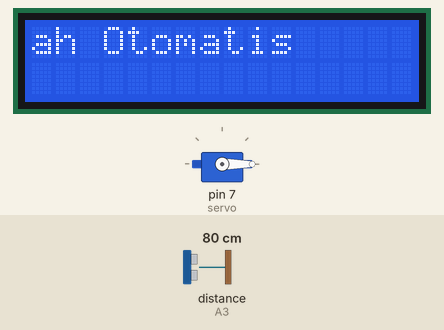
Bench run of a sketch on a simulated Arduino Uno, built with avr-gcc and run on an emulated ATmega328P. Parts: servo, 16×2 character LCD. Wiring (inferred from the names in the program): ultrasonic range finder: trigger pin 8; echo A3. The inputs (shaded band) are chosen by the test bench; at power-on: distance to the obstacle (sensor on A3) 80 cm. The echo pulse lasts 58.3 µs per cm.

Above: at 1.2 s.
1.3 s: distance to the obstacle (sensor on A3) set to 23 cm
At 3.32 s:
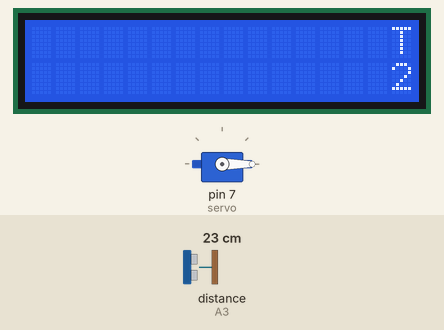
4.3 s: distance to the obstacle (sensor on A3) set to 17 cm
At 5.4 s:
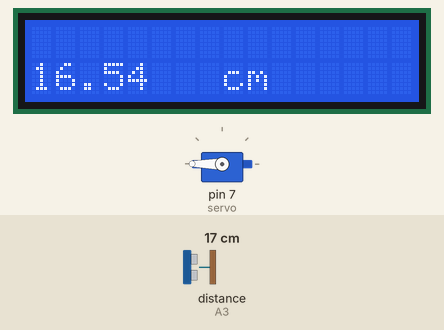
6.1 s: distance to the obstacle (sensor on A3) set to 120 cm
At 8.37 s:
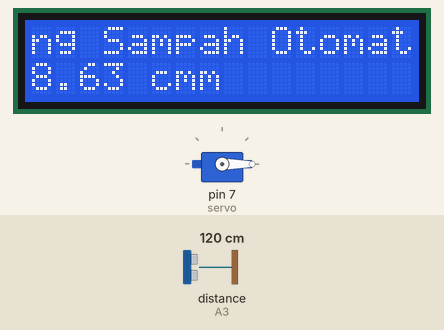
9.1 s: distance to the obstacle (sensor on A3) set to 2 cm
At 10.3 s:
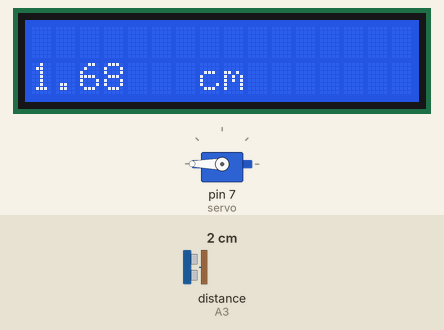
10.8 s: distance to the obstacle (sensor on A3) set to 250 cm
At 13.1 s:
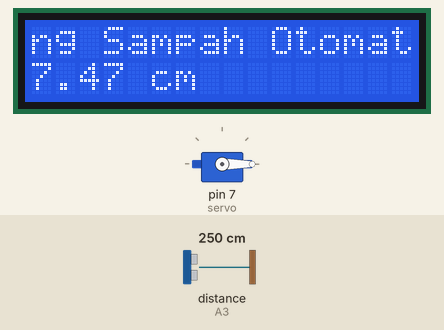
13.8 s: distance to the obstacle (sensor on A3) set to 4 cm
At 14.7 s:
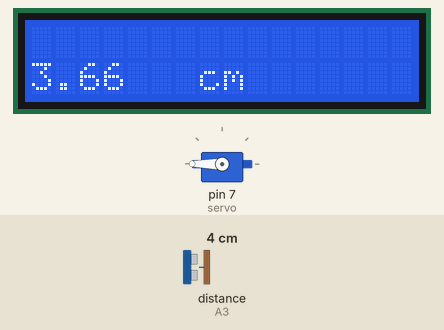
Timing chart, 0 to 16.6 s (numbered marks = the images above; inputs shaded):
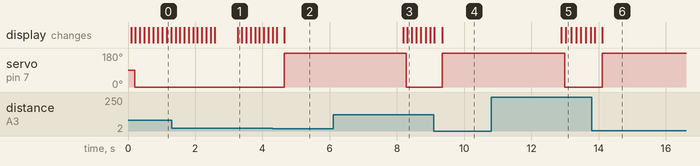

The sketch:

tempatsampah_draft.ino
```cpp
#include <Servo.h>
#include <LiquidCrystal_I2C.h>
Servo servo;

const int Trig = 8; // Define pin for Trigger of Ultrasonic Sensor
const int Echo = A3; // Define pin for Echo of Ultrasonic Sensor
float jarak, waktu; // Declare variables for distance and time
LiquidCrystal_I2C lcd(0x27, 16, 2);
#define Suara 0.034 // Define speed of sound in cm/us

void setup() {
  // put your setup code here, to run once:
  pinMode(Trig, OUTPUT); // Set Trigger pin as output
  pinMode(Echo, INPUT); // Set Echo pin as input
  servo.attach(7);
  lcd.init();
  lcd.backlight();
}

void loop() {
  // put your main code here, to run repeatedly:
  digitalWrite(Trig, HIGH); // Send a 10us high pulse on Trig pin
  delayMicroseconds(10);
  digitalWrite(Trig, LOW);
  waktu = pulseIn(Echo, HIGH); // Read the time for which the Echo pin stays high
  jarak = waktu * Suara/2; // Calculate the distance
  lcd.setCursor(0, 1);
  lcd.print(jarak);
  lcd.print(" cm");

  lcd.setCursor(0, 0);
  lcd.scrollDisplayLeft();
  lcd.print("Tong Sampah Otomatis");
  delay(100);
  if(jarak<20)
  {
  servo.write(0);
  delay(100);
  servo.write(180);
  {
  lcd.clear();
  lcd.setCursor(0, 1);
  lcd.println(jarak);
  lcd.println(" cm");
  delay(500);
  }
  delay(3000);
  }
  else
  {
  servo.write(0);
  }
}
```

Measured:
- the behaviour switches between 21 and 20 cm on distance to the obstacle (sensor on A3) (found by bisection; images 1 and 2)
- after the input at 4.3 s, servo on pin 7 (servo): 0° → 180° after 0.35 s
- after the input at 6.1 s, servo on pin 7 (servo): goes on until 8.3 s, then stays 0°; the display: first changes after 2.1 s (image 3 shows a later state)
- after the input at 9.1 s, servo on pin 7 (servo): 0° → 180° after 0.25 s
- after the input at 10.8 s, servo on pin 7 (servo): goes on until 13.0 s, then stays 0°; the display: first changes after 2.1 s (image 5 shows a later state)
- after the input at 13.8 s, servo on pin 7 (servo): 0° → 180° after 0.30 s; the display: first differs from a run without the input after 0.30 s (image 6)
